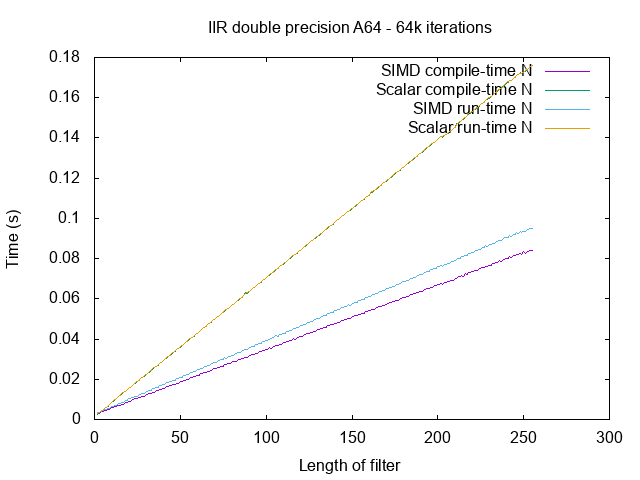

Here is the gnuplot script that generated this plot:
set title "IIR double precision A64 - 64k iterations"

set xlabel "Length of filter"
set ylabel "Time (s)"

plot "iir-a64.dat" u 1:6 w lines t "SIMD compile-time N", \
     "" u 1:7 w lines t "Scalar compile-time N", \
     "" u 1:8 w lines t "SIMD run-time N", \
     "" u 1:9 w lines t "Scalar run-time N"
